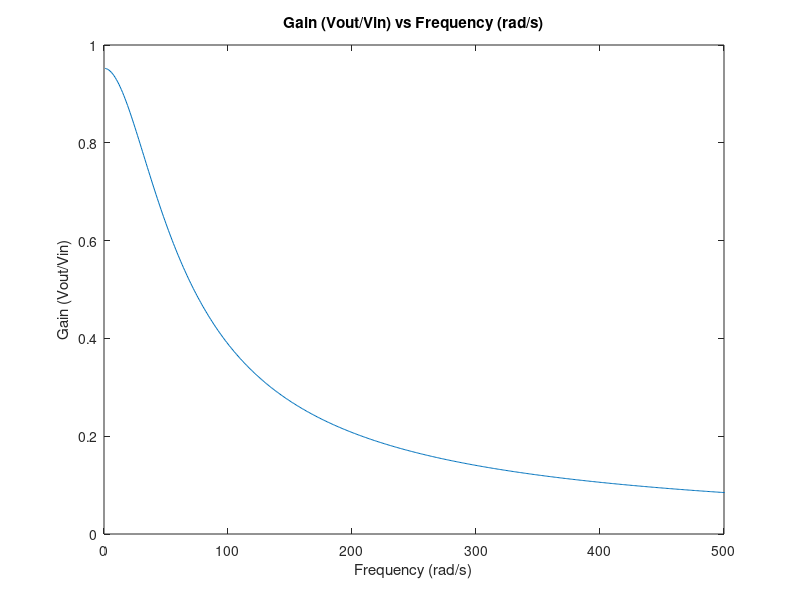
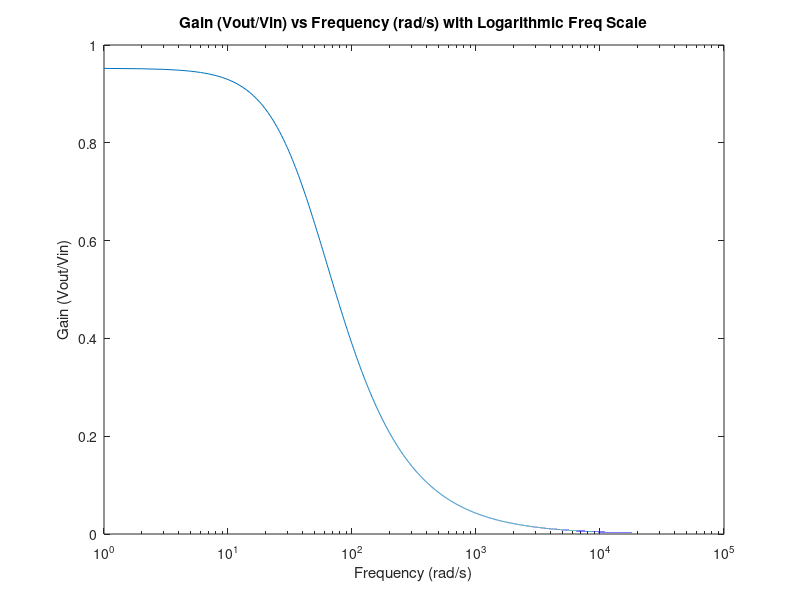
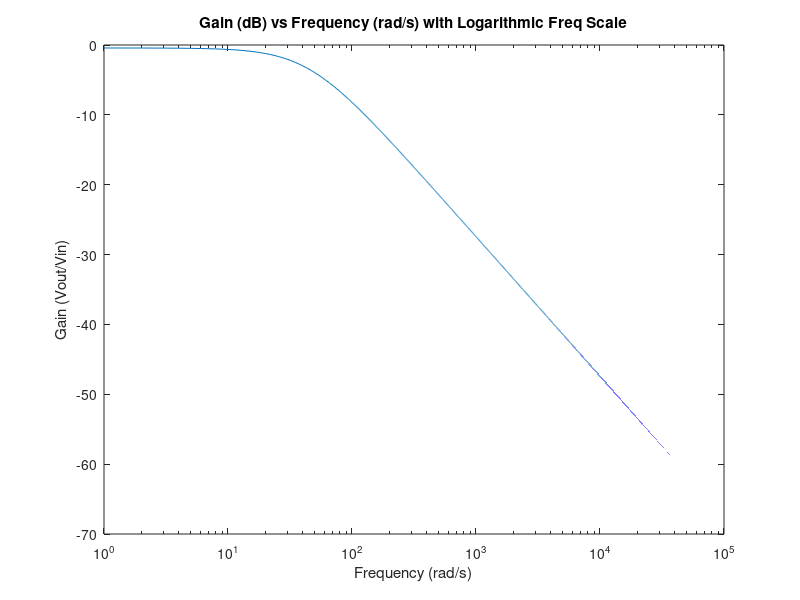

Reproduce these figures in MATLAB, in order.
%Define Variables 
R2 = 500;
R3 = 10000;
C4 = 47*10^-6;
w = 1:100000;

%Define magnitude of Gain
g =((((R3*(R2+R3))./((w.*(C4*R2*R3)).^2 +((R2+R3)^2))).^2)    +    (((R3*(w.*(C4*R2*R3)))./((w.*(C4*R2*R3)).^2+((R2+R3)^2))).^2)).^0.5;

%Plot Gain (Vout/Vin) vs Frequency (rad/s)
plot(w,g)
xlim([0,500])
xlabel('Frequency (rad/s)')
ylabel('Gain (Vout/Vin)')
title('Gain (Vout/Vin) vs Frequency (rad/s)')

%Plot Gain (Vout/Vin) vs Frequency (rad/s) with x as log scale
figure
semilogx(w,g)
xlabel('Frequency (rad/s)')
ylabel('Gain (Vout/Vin)')
title('Gain (Vout/Vin) vs Frequency (rad/s) with Logarithmic Freq Scale')

%Plot Gain (dB) vs Frequency (rad/s) with x as log scale
figure
semilogx(w,20*log10(g))
xlabel('Frequency (rad/s)')
ylabel('Gain (Vout/Vin)')
title('Gain (dB) vs Frequency (rad/s) with Logarithmic Freq Scale')


